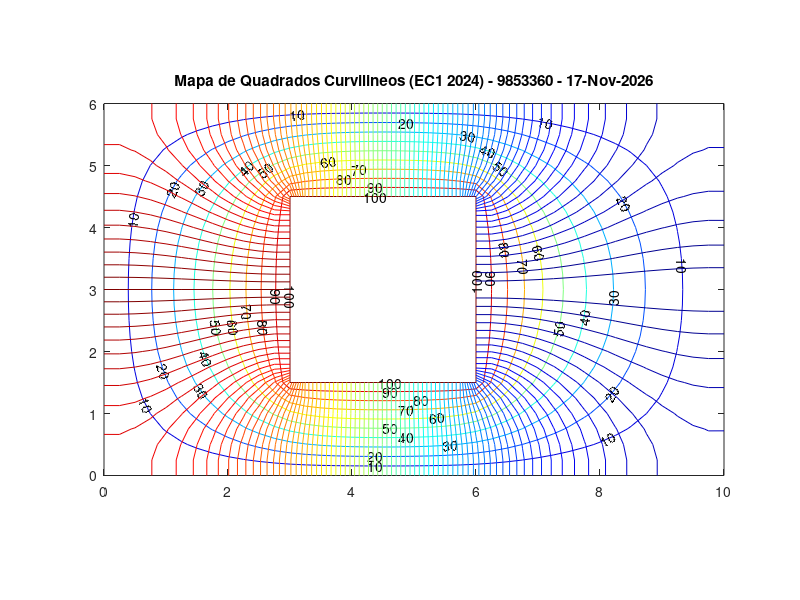

The MATLAB source for this figure:
%%%% ///////////////////////////////////////////////////////////////////////////
%%%%        PTC3213 - EC1 - 2024 - DIFERENÇAS FINITAS
%%%%
%%%%    9853360 Henrique Penna Ceravolo Soares 
%%%%    12544308 Hugo dos Reis 
%%%%    14600141 Narayan Shimanoe Lisboa
%%%%                           Complete os campos com ???????????????????????
%%%%
%%%%  /////////////////////////////////////////////////////////////////////////
clear;
clf;
%%%
%%%  A linha 15 (pkg install...) deve ser executada uma unica vez no 
%%% GNU Octave e necessita de conexao aa internet. Pode tambem ser executada fora do programa.
%%%
warning ("off");
%pkg install -local -forge  matgeom; %% descomentar para rodar a 1a vez, somente
pkg load matgeom; % executar este comando apenas 1 vez, após abrir o Octave
warning ("on");
clc;
%%%  ======================================================================
%%%   Dados de entrada
%%%
NUSP = 9853360  ; % NUSP do 1o aluno (ordem alfab.)
%
a= 10   ; # dimensões em cm
b=  6   ;
c=   3   ;
d=   3   ;
g=   3   ;
h=(b-d)/2;
epsr=   2   ;
sigma=    3,0e-3  ;  # S/m
sigma_dual=   3,5e-3  ; # S/m
eps0=   1,32812817264306e-11  ;  % F/m
Vmin=  0 ;     % Volts
Vmax=   100 ;   % Volts
%%%
%%%  ======================================================================
%%%
%%%            Definicao do dominio
%%%% 
%%%% A variavel dx abaixo e a discretizacao utilizada. Valores diferentes 
%%%% daqueles sugeridos abaixo nao funcionarao. Diminua o dx para gerar a 
%%%% versao final a ser entregue. 
%dx=0.05; % Tempo de execucao MUITO longo!!
%dx=0.1;   % Tempo de execucao longo!!
%dx=0.25;  % recomendado para a versao final
dx=0.25;   %% Mude para dx=0.25 somente quando for gerar os resultados finais!!!
erro=0.0;
start=start_Dual= 50;
iter=0;
dy=dx;
lx=a;
ly=b;
Nx=round(lx/dx)+1;
Ny=round(ly/dx)+1;
ring1= [0 0; lx 0; lx ly; 0 ly; 0 0];
ring2=[g h; g h+d; g+c h+d; g+c h; g h];
polyg={ring1,ring2};
verts = polygonVertices(polyg);
xgv=((1:Nx)-1)*dx;
ygv=((1:Ny)-1)*dx;
[x,y]=meshgrid(xgv,ygv);
verts1 = polygonVertices(ring1);
verts2 = polygonVertices(ring2);
xv1=verts1(:,1);
yv1=verts1(:,2);
xv2=verts2(:,1);
yv2=verts2(:,2);
[in1,on1] = inpolygon(x,y,xv1,yv1);
[in2,on2] = inpolygon(x,y,xv2,yv2);
%%%
%%%    Atribui Condicoes de contorno
%%%
r=find(in1&~in2|on2); % tudo
p=find(in1&~on1&~in2); %so  nos internos
q=find(on1|on2); %so fronteira
iVmax=find(on2);
iFuro=find(in2&!on2);
Phi_prev=zeros(size(x));
Phi_new=zeros(size(x));
Phi_new(iVmax)= Vmax;
Phi_new(iFuro)= NaN;
Phi_new(p)= start;
%%% ========================================================================
%%%
%%% Contador de iteracoes
iter=0;
%%% Erro maximo entre Phi_new e Phi_prev
erro=max(max(abs(Phi_new-Phi_prev)));
%%%  
%%%             Laco iterativo - Metodo das Diferencas Finitas
%%%
while(erro > 1e-4 && iter < 1e4)% Executa ate convergir ou atingir o maximo de iteracoes
    iter=iter+1; % Incrementa iteracao
%%%   Atualiza o potencial dos nos internos pela media dos 4 vizinhos - Eq. Laplace - M.D.F.
    for k=1:size(p,1);
        [i,j]=ind2sub(size(x),p(k));
            Phi_new(i,j)=(Phi_new(i-1,j)+Phi_new(i+1,j)+Phi_new(i,j-1)+Phi_new(i,j+1))/4;
    end
%%%% Calcula maximo erro entre Phi_atual e Phi_prev de todo o dominio
    erro=max(max(abs(Phi_new-Phi_prev)));
    eps(iter)=erro;
%%%%    Atualiza a matriz de potenciais
    Phi_prev=Phi_new;

end
niter1=iter;
if (niter1 == 1e4 && erro > 1e-4)
	disp([' Numero maximo de iteracoes atingido sem convergencia :', num2stg(niter1), '  iteracoes \? Erro: \n', num2str(erro), 'Os resultados podem nao ter significado!\n']);
end
%%%
%%%
%%% Problema Dual (Somente para tracado dos Quadrados Curvilineos!)
%%%
%%% Atribui Condicoes de Contorno
iyDual=find( (y(:,:) < ly/1.999) & (y(:,:) > ly/2.001) );
iVmaxdual=find( (x(iyDual) > (-0.01)) & (x(iyDual) < (1.0001*g)));
i0=find( (x(iyDual)> (0.9999*(g+c))) & (x(iyDual)< (1.0001*lx)) );
xfe=find(  x(iVmax)< 1.0001*min(x(iVmax)) ); xfd=find(  x(iVmax)> 0.9999*max(x(iVmax)) );
yfa=find(  y(iVmax)> 0.9999*max(y(iVmax)) ); yfb=find(  y(iVmax)< 1.0001*min(y(iVmax)) );
tol=1e-4;
for k=1:size(iVmax,1);
    if ( abs( x(iVmax(k))-min(x(iVmax)) )< tol && abs( y(iVmax(k))-min(y(iVmax)) )< tol)
             [ieb,jeb]=ind2sub(size(x), iVmax(k));
     elseif (abs( x(iVmax(k))-min(x(iVmax)) )< tol && abs( y(iVmax(k))-max(y(iVmax)) )< tol)
            [iea,jea]=ind2sub(size(x), iVmax(k));
     elseif ( abs( x(iVmax(k))-max(x(iVmax)) )< tol && abs( y(iVmax(k))-min(y(iVmax)) )< tol)
             [idb,jdb]=ind2sub(size(x), iVmax(k));
     elseif (abs( x(iVmax(k))-max(x(iVmax)) )< tol && abs( y(iVmax(k))-max(y(iVmax)) )< tol)
            [ida,jda]=ind2sub(size(x), iVmax(k));
    end
 end
  
Dual_prev=zeros(size(x));
Dual_new=Dual_prev;
Dual_new(r)= -1;
Dual_new(iFuro)= NaN;
Dual_new(iyDual(iVmaxdual))=Vmax;
Dual_new(iyDual(i0))=Vmin;
p2=find(Dual_new(p) < 0);
Dual_new(r)= start_Dual;
Dual_new(iFuro)= NaN;
Dual_new(iyDual(iVmaxdual))=Vmax;
Dual_new(iyDual(i0))=Vmin;
%%% Contador de iteracoes - dual
iter2=0;
%%% Erro maximo entre Phi_new e Phi_prev (Dual)
erro2=max(max(abs(Dual_new-Dual_prev)));
%
%%%       Laco iterativo (Problema Dual) - MDF
%
while(erro2 > 1e-3 && iter2 < 1e4)% Executa ate convergir ou atingir o maximo de iteracoes    
    iter2=iter2+1; % Incrementa iteracao
%%%   Atualiza o potencial das fronteiras
    Dual_new(1,:)=Dual_prev(2,:);
    Dual_new(Ny,:)=Dual_prev(Ny-1,:);
    Dual_new(:,1)=Dual_prev(:,2);
    Dual_new(2:Ny-1,Nx)=Dual_prev(2:Ny-1,Nx-1);   
    for k=2:size(xfe,1)-1
        [ie,je]=ind2sub(size(Dual_new), iVmax(xfe(k)));
        Dual_new(ie,je)=Dual_new(ie,je-1);
    end
    for k=2:size(xfd,1)-1
        [id,jd]=ind2sub(size(Dual_new), iVmax(xfd(k)));
        Dual_new(id,jd)=Dual_new(id,jd+1);
    end
    for k=2:size(yfb,1)-1
        [ib,jb]=ind2sub(size(Dual_new), iVmax(yfb(k)));
        Dual_new(ib,jb)=Dual_new(ib-1,jb);
    end
    for k=2:size(yfa,1)-1
        [ia,ja]=ind2sub(size(Dual_new), iVmax(yfa(k)));
        Dual_new(ia,ja)=Dual_new(ia+1,ja);
    end
    Dual_new(iyDual(iVmaxdual))=Vmax;
    Dual_new(iyDual(i0))=Vmin;
%%%%     
%%%% Atualiza o potencial dos nos internos pela media dos 4 vizinhos - Eq. Laplace - M.D.F.
    for k=1:size(p2,1); 
        [i,j]=ind2sub(size(x),p(p2(k)));
        Dual_new(i,j)=(Dual_new(i-1,j)+Dual_new(i+1,j)+Dual_new(i,j-1)+Dual_new(i,j+1))/4;
    end
%%% Cantos
    Dual_new(ieb,jeb)=(Dual_new(ieb-1,jeb)+Dual_new(ieb+1,jeb)+Dual_new(ieb,jeb-1)+Dual_new(ieb,jeb+1))/4;
    Dual_new(iea,jea)=(Dual_new(iea-1,jea)+Dual_new(iea+1,jea)+Dual_new(iea,jea-1)+Dual_new(iea,jea+1))/4;
    Dual_new(idb,jdb)=(Dual_new(idb-1,jdb)+Dual_new(idb+1,jdb)+Dual_new(idb,jdb-1)+Dual_new(idb,jdb+1))/4;
    Dual_new(ida,jda)=(Dual_new(ida-1,jda)+Dual_new(ida+1,jda)+Dual_new(ida,jda-1)+Dual_new(ida,jda+1))/4;
%%% Calcula maximo erro entre Phi_atual e Phi_prev de todo o dominio
    erro2=max(max(abs(Dual_new-Dual_prev)));
    eps2(iter2)=erro2;
%%% Atualiza a matriz de potenciais
    Dual_prev=Dual_new;
%%%
end
niter2=iter2;
if (niter2 == 1e4 && erro2 > 1e-3)
	disp([' Numero maximo de iteracoes atingido sem convergencia :', num2stg(niter2), '  iteracoes \? Erro: \n', num2str(erro2), 'Interprete este resultado com ressalvas!\n']);
end
%%%==========================================================================
%%%
%%%               DADOS DE SAIDA
%%%
%%%==========================================================================
%%%
%%%      CORRENTE TOTAL (A)
%%
Somat=sum(Phi_new(2,:))+sum(Phi_new(Ny-1,:))+sum(Phi_new(:,2))+sum(Phi_new(:,Nx-1));
I=  sigma * 1 * Somat  ;
%%%
%%%       RESISTENCIA em ohms
%%%
R=  (Vmax - Vmin) / I     ;
%%%
%%%        CAPACITANCIA em pF
%%%
Cap=  ((epsr * eps0) * 1 * Somat * 1e12) / (Vmax - Vmin) ;
%%%
%%%     RESISTENCIA DUAL em ohms
%%%
Rdual=  (1 / (R * 1 * sigma * sigma_dual * 1)) / 2  ;
%%%
%%%    VETOR DESLOCAMENTO
%%%
Dn=[Phi_new(2,1:Nx-1),Phi_new(1:Ny-1,Nx-1)',Phi_new(Ny-1,1:Nx-1),Phi_new(1:Ny-1,2)']*epsr*eps0/dx*100;
%%
%%   Densidade de carga mínima em nC/m^2
%%
Rho_s_min=  -max(Dn) * 1e9  ;
%%
%%  Numero de tubos de corrente
%%
nsnp=    R * sigma * 1   ;
ntubos=10/nsnp;  %% CORRIGIDO
%%%%==========================================================================
%%%%              IMPRESSAO DE RESULTADOS NO TERMINAL 
%%%%                  ATENCAO para as unidades:
%%%%          R e Rdual em ohms     Cap em pF    Rho_s  em nC/m^2
%%%%
%%%%
fprintf('\n\n nUSP: %d\n R = %g ohms\n C = %g pF\n Rho_s_min = %g nC/m^2\n Rdual = %g ohms\n Tubos: %g\n', NUSP, R, Cap, Rho_s_min,Rdual,floor(ntubos) );
%%%
%%%
FIG=figure (1);
%%
%%%           TRACADO DE EQUIPOTENCIAIS
%%%
V=0:10:Vmax;
colormap cool;
[C,H]=contour(x,y, Phi_new  ,  V  );
clabel(C,V);
axis('equal');
hold on
%%%
%%%   EQUIPOTENCIAIS PROBLEMA DUAL (para tracado dos quadrados curvilineos)
%%%
%%%
%%%
deltaV=  (Vmax - Vmin) / floor(ntubos) ;
V=0:deltaV:Vmax;
colormap jet;
contour(x,y, Dual_new   ,  V );
axis('equal');
strusp=sprintf('%d',NUSP);
titulo=['Mapa de Quadrados Curvilineos (EC1 2024) - ', strusp, ' - ', date()];
title(titulo);
hold off
%%%
%%%      ARQUIVO DE SAIDA COM O MAPA DOS QUADRADOS CURVILINEOS 
%%%(Grava na pasta exibida no Navegador de Arq. da interface gráfica do Octave)
%%%
arq=['EC1_2021_QC_',strusp,'.png'];  
print(FIG,arq);
%%%%   ========================================================================
%%%%  FIM
%%%%